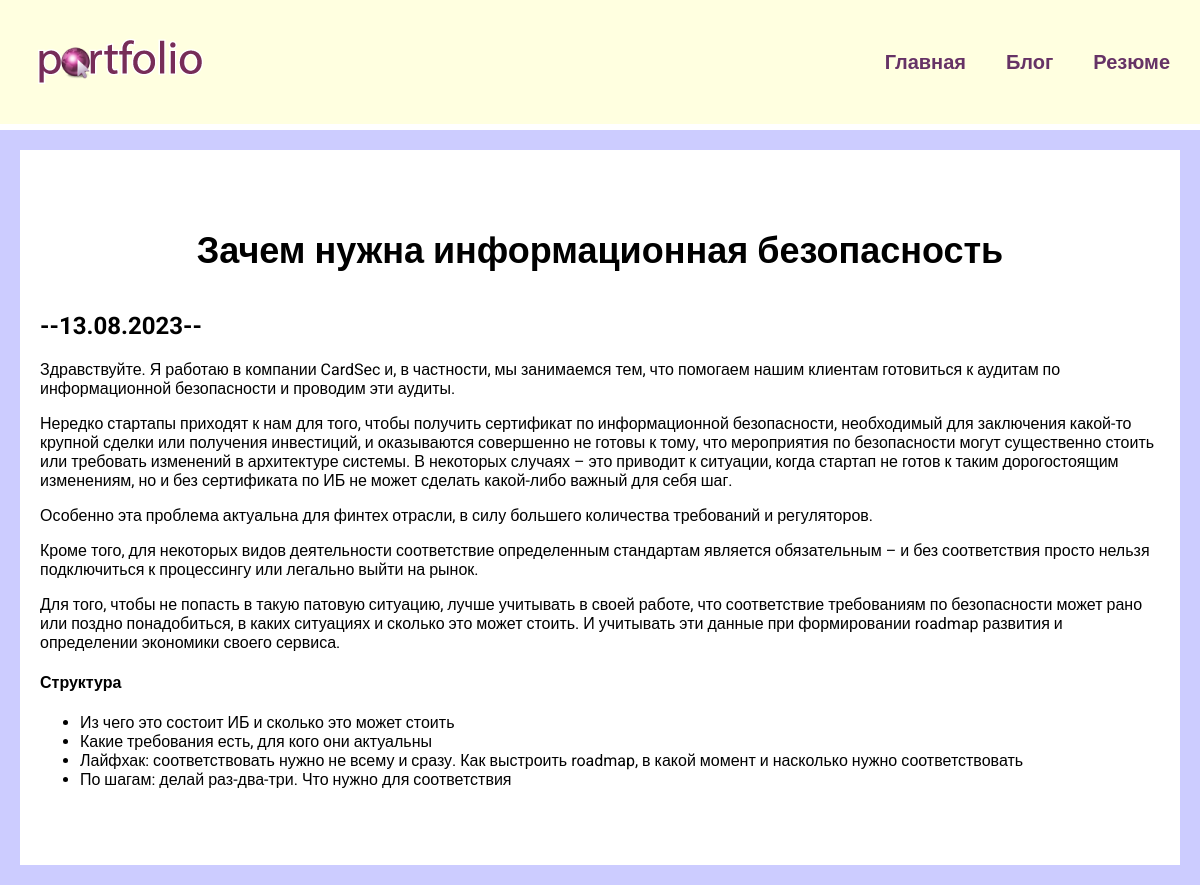
The app's page /blog/4/ with its own data.
### blog/models.py (models this page shows, shortened)
class Blog(models.Model):
    title = models.CharField(max_length=200)
    description = models.TextField()
    date_created = models.DateField()

### blog/views.py (the view)
# urls.py: path('<int:blog_id>/', views.detail, name='detail'),
def detail(request, blog_id):
    blog = get_object_or_404(Blog, pk=blog_id)
    return render(request, 'blog/detail.html', {'blog': blog})

### blog/templates/blog/detail.html
{% extends 'skills/base.html' %}
{% block content %}
<div class="detail">
    <h1>{{ blog.title }}</h1>
    <h2>--{{ blog.date_created | date:'d.m.Y' }}--</h2>
    {{ blog.description | safe}}
</div>
{% endblock %}

### skills/static/css/style.css (style rules this page uses)
body { font-family: 'Roboto', sans-serif; padding: 0; margin: 0; background-color: #CCCCFF; }
.content h1 { text-align: center; margin: 60px 0px 40px; font-size: 36px; }
.detail { background-color: white; padding: 20px 20px 60px; box-sizing: border-box; }

### records on screen
Blog: title "Зачем нужна информационная безопасность", date_created "13.08.2023", description "Здравствуйте. Я работаю в компании CardSec и, в частности, мы занимаемся тем, что помогаем нашим клиентам готовиться к аудитам по информационной безопасности и проводим эти аудиты. Нередко стартапы приходят к нам для того, чтобы получить сертификат по информационной безопасности, необходимый для заключения какой-то крупной сделки или получения инвестиций, и оказываются совершенно не готовы к тому, что мероприятия по безопасности могут существенно стоить или требовать изменений в архитектуре системы. В некоторых случаях – это приводит к ситуации, когда стартап не готов к таким дорогостоящим изменениям, но и без сертификата по ИБ не может сделать какой-либо важный для себя шаг. Особенно эта…"
